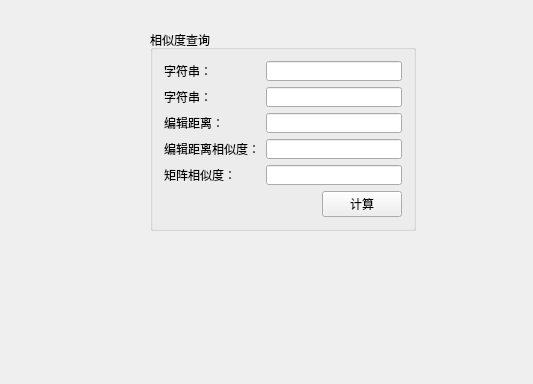
<?xml version="1.0" encoding="UTF-8"?>
<ui version="4.0">
 <class>Widget</class>
 <widget class="QWidget" name="Widget">
  <property name="geometry">
   <rect>
    <x>0</x>
    <y>0</y>
    <width>533</width>
    <height>384</height>
   </rect>
  </property>
  <property name="windowTitle">
   <string>Widget</string>
  </property>
  <widget class="QGroupBox" name="groupBox">
   <property name="geometry">
    <rect>
     <x>150</x>
     <y>30</y>
     <width>266</width>
     <height>201</height>
    </rect>
   </property>
   <property name="title">
    <string>相似度查询</string>
   </property>
   <layout class="QGridLayout" name="gridLayout">
    <item row="0" column="0" colspan="2">
     <layout class="QFormLayout" name="formLayout">
      <item row="0" column="0">
       <widget class="QLabel" name="label_2">
        <property name="text">
         <string>字符串：</string>
        </property>
        <property name="alignment">
         <set>Qt::AlignLeading|Qt::AlignLeft|Qt::AlignVCenter</set>
        </property>
       </widget>
      </item>
      <item row="0" column="1">
       <widget class="QLineEdit" name="LE_Str1"/>
      </item>
      <item row="1" column="0">
       <widget class="QLabel" name="label">
        <property name="text">
         <string>字符串：</string>
        </property>
        <property name="alignment">
         <set>Qt::AlignLeading|Qt::AlignLeft|Qt::AlignVCenter</set>
        </property>
       </widget>
      </item>
      <item row="1" column="1">
       <widget class="QLineEdit" name="LE_Str2"/>
      </item>
      <item row="2" column="0">
       <widget class="QLabel" name="label_3">
        <property name="text">
         <string>编辑距离：</string>
        </property>
        <property name="alignment">
         <set>Qt::AlignLeading|Qt::AlignLeft|Qt::AlignVCenter</set>
        </property>
       </widget>
      </item>
      <item row="2" column="1">
       <widget class="QLineEdit" name="LE_ED">
        <property name="readOnly">
         <bool>true</bool>
        </property>
       </widget>
      </item>
      <item row="3" column="0">
       <widget class="QLabel" name="label_4">
        <property name="text">
         <string>编辑距离相似度：</string>
        </property>
       </widget>
      </item>
      <item row="3" column="1">
       <widget class="QLineEdit" name="LE_SimilarityED"/>
      </item>
      <item row="4" column="0">
       <widget class="QLabel" name="label_5">
        <property name="text">
         <string>矩阵相似度：</string>
        </property>
       </widget>
      </item>
      <item row="4" column="1">
       <widget class="QLineEdit" name="LE_SimilarityM"/>
      </item>
     </layout>
    </item>
    <item row="1" column="0">
     <spacer name="horizontalSpacer">
      <property name="orientation">
       <enum>Qt::Horizontal</enum>
      </property>
      <property name="sizeHint" stdset="0">
       <size>
        <width>139</width>
        <height>20</height>
       </size>
      </property>
     </spacer>
    </item>
    <item row="1" column="1">
     <widget class="QPushButton" name="PB_Calc">
      <property name="text">
       <string>计算</string>
      </property>
     </widget>
    </item>
   </layout>
  </widget>
 </widget>
 <layoutdefault spacing="6" margin="11"/>
 <resources/>
 <connections/>
</ui>
